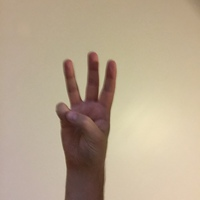
#> input picture test/testw.jpg, 200 x 200 px
$ jupyter execute test.ipynb   (older library calls are emulated)
#> lines starting #> are read from the running program, lines starting #| are printed output that depends on the picture; after the words box and inside, x2 and y2 are one past the last pixel; in counts of white or black regions, pixels touching at a corner belong together
[cell 1]
import cv2
import numpy as np
from matplotlib import pyplot as plt
import copy as cp
import numpy as np

img = cv2.imread('testw.jpg')
#> img is the input picture: shape (200, 200, 3); mean B, G, R 142.9, 166.3, 183.8

#cv2.imshow('sd',img)
#cv2.waitKey(0)
#cv2.destroyAllWindows()

[cell 2]
gray = cv2.cvtColor(img,cv2.COLOR_BGR2GRAY)
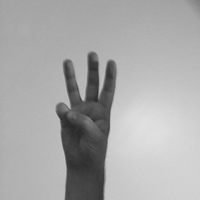
#> gray: shape (200, 200); min 39, max 224, mean 168.9
# gray = np.float32(gray)
# dst=cv2.cornerHarris(gray,2,3,0.04)
# dst = cv2.dilate(dst,None)
# img[dst>0.01*dst.max()]=[0,0,255]

[cell 3]
img1=cv2.Canny(img,200,100)
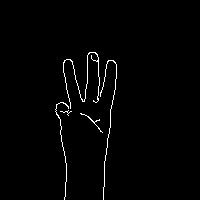
#> img1: shape (200, 200); 1.5% white in thin lines or dots, all inside (x1, y1, x2, y2) = (55, 52, 117, 200)
cv2.imshow('sd',img1)
cv2.waitKey(0)
cv2.destroyAllWindows()

[cell 4]
laplacian = cv2.Laplacian(gray,cv2.CV_64F)
sobelx = cv2.Sobel(gray,cv2.CV_64F,3,0,ksize=9)
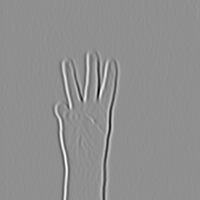
#> sobelx: shape (200, 200) float64; min -203363, max 157225, mean -3.3; drawn with min black and max white
sobely = cv2.Sobel(gray,cv2.CV_64F,0,3,ksize=5)
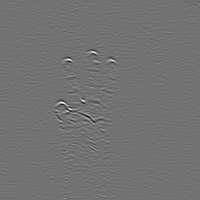
#> sobely: shape (200, 200) float64; min -727, max 889, mean -0.1; drawn with min black and max white

plt.subplot(2,2,1),plt.imshow(gray,cmap = 'gray')
plt.title('Original'), plt.xticks([]), plt.yticks([])
plt.subplot(2,2,2),plt.imshow(laplacian,cmap = 'gray')
plt.title('Laplacian'), plt.xticks([]), plt.yticks([])
plt.subplot(2,2,3),plt.imshow(sobelx,cmap = 'gray')
plt.title('Sobel X'), plt.xticks([]), plt.yticks([])
plt.subplot(2,2,4),plt.imshow(sobely,cmap = 'gray')
plt.title('Sobel Y'), plt.xticks([]), plt.yticks([])

plt.show()

[cell 5]
plt.imshow(sobelx,cmap = 'gray')

[cell 6]
gray.shape
#> Out = (200, 200)

[cell 7]
# cv2.imshow('Frame', fgMask)
# cv2.waitKey(0)
# cv2.destroyAllWindows()

[cell 8]
img = cv2.imread('testw.jpg')
blur = cv2.GaussianBlur(img,(5,5),0)
gray = cv2.cvtColor(blur,cv2.COLOR_BGR2GRAY)


for i in range(200):
    for j in range(200):
        if(gray[i,j])>128:
            gray[i,j]=0
        else:
            gray[i,j]=255
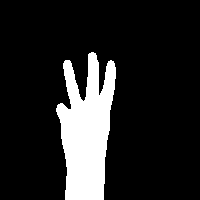
#> gray: shape (200, 200); 14.4% white; 1 white region, box (x1, y1, x2, y2) and area: (56, 52, 116, 200) 5750

plt.imshow(gray,cmap = 'gray')

[cell 9]
hand_cascade = cv2.CascadeClassifier('hand.xml')
hands = hand_cascade.detectMultiScale(img)
#> hands = ()

for (x,y,w,h) in hands:
    img = cv2.rectangle(img,(x,y),(x+w,y+h),(255,255,255),2)
#> this loop made 0 passes

plt.imshow(img,cmap='gray')

[cell 10]
equ = cv2.equalizeHist(gray)
plt.imshow(gray,cmap='gray')
plt.show()
plt.imshow(equ,cmap='gray')
plt.show()
# cv2.imshow('Frame', equ)
# cv2.waitKey(0)
# cv2.destroyAllWindows()
img1=cv2.Canny(gray,200,100)
#> img1: shape (200, 200); 1.2% white in thin lines or dots, all inside (x1, y1, x2, y2) = (55, 51, 116, 200)
plt.imshow(img1,cmap='gray')
plt.show()

img2=cv2.Canny(equ,200,100)

plt.imshow(img2,cmap='gray')

[cell 11]
img = cv2.imread('test3.jpg')
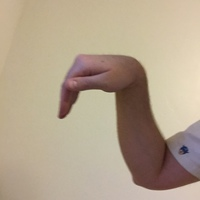
#> input picture test/test3.jpg, 200 x 200 px
#> img is the input picture: shape (200, 200, 3); mean B, G, R 141, 162.2, 178.5
mask = np.zeros(img.shape[:2],np.uint8)

bgdModel = np.zeros((1,65),np.float64)
fgdModel = np.zeros((1,65),np.float64)

rect = (50,50,100,100)
cv2.grabCut(img,mask,rect,bgdModel,fgdModel,15,cv2.GC_INIT_WITH_RECT)

mask2 = np.where((mask==2)|(mask==0),0,1).astype('uint8')
img = img*mask2[:,:,np.newaxis]

plt.imshow(img,cmap='gray')

[cell 12]
img = cv2.imread('test3.jpg')

gray = cv2.cvtColor(img, cv2.COLOR_BGR2GRAY)
blured = cv2.GaussianBlur(gray, (5, 5), 0)
blured = cv2.erode(blured, None, iterations=1)
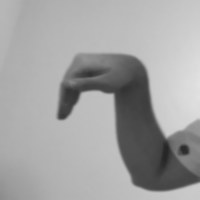
#> blured: shape (200, 200); min 38, max 226, mean 162.1
blured = cv2.dilate(blured, None, iterations=0)
lower = cv2.getTrackbarPos('lower_threshold', 'edged')
upper = cv2.getTrackbarPos('upper_threshold', 'edged')
# edged = cv2.Canny(blured,lower,upper)
edged = cv2.Canny(blured,50,100)
#> edged: shape (200, 200); 1.9% white in thin lines or dots, all inside (x1, y1, x2, y2) = (57, 53, 200, 192)

plt.imshow(blured,cmap='gray')
plt.show()
plt.imshow(edged,cmap='gray')
plt.show()

[cell 13]
img = cv2.imread('test4.jpg')
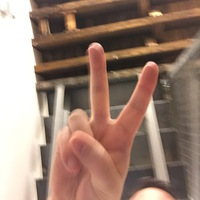
#> input picture test/test4.jpg, 200 x 200 px
#> img is the input picture: shape (200, 200, 3); mean B, G, R 113.9, 127.8, 153.9

gray = cv2.cvtColor(img, cv2.COLOR_BGR2GRAY)
blured = cv2.GaussianBlur(gray, (5, 5), 0)
blured = cv2.erode(blured, None, iterations=1)
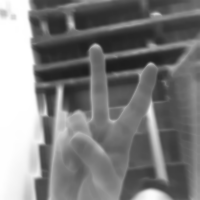
#> blured: shape (200, 200); min 29, max 255, mean 125.6
blured = cv2.dilate(blured, None, iterations=0)
lower = cv2.getTrackbarPos('lower_threshold', 'edged')
upper = cv2.getTrackbarPos('upper_threshold', 'edged')
# edged = cv2.Canny(blured,lower,upper)
edged = cv2.Canny(blured,100,200)
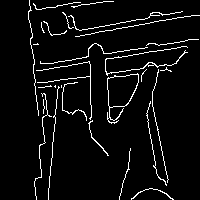
#> edged: shape (200, 200); 5.3% white in thin lines or dots, all inside (x1, y1, x2, y2) = (28, 0, 200, 200)

plt.imshow(blured,cmap='gray')
plt.show()
plt.imshow(edged,cmap='gray')
plt.show()
